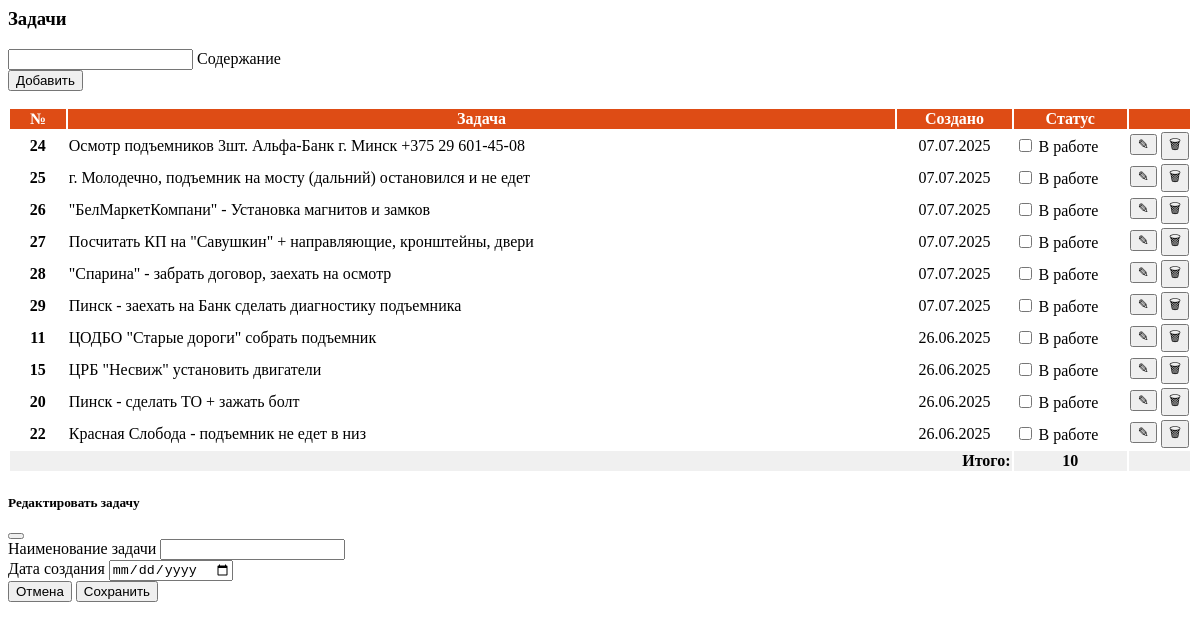
The page /problems/ on the database as committed earlier.
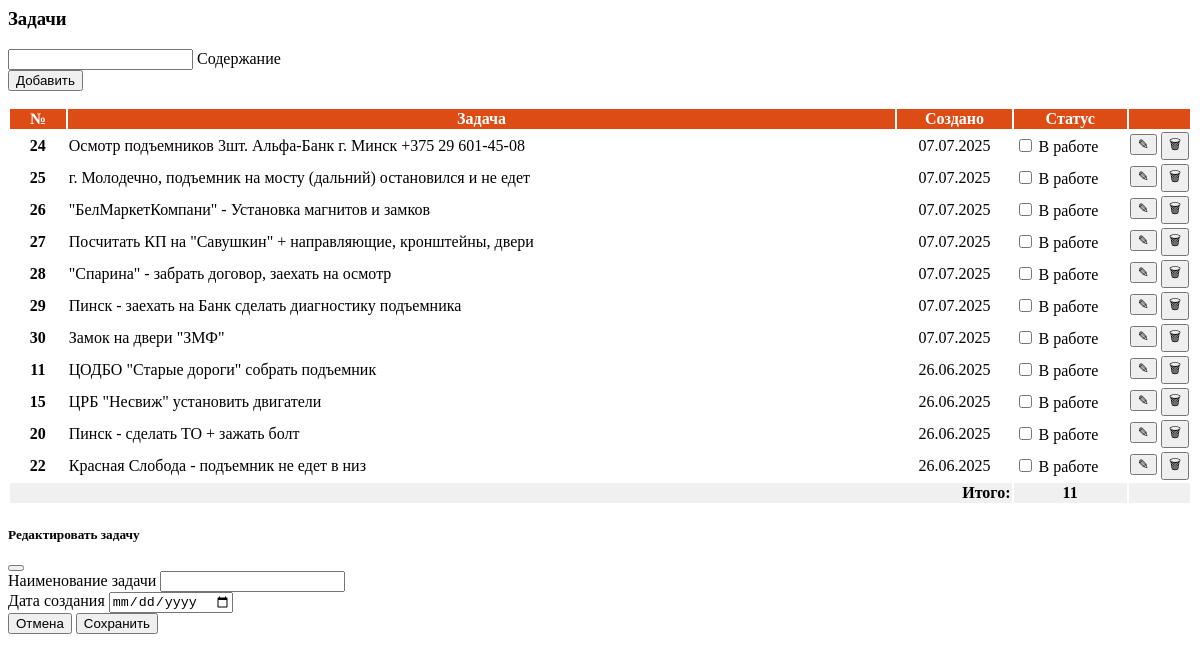
The same page on the database as committed later.
### LIFTEH/models.py (models this page shows, shortened)
class Problem(models.Model):
    name = models.CharField(max_length=255, verbose_name="Наименование задачи")
    created_date = models.DateField(auto_now_add=True, verbose_name="Дата создания")
    is_completed = models.BooleanField(default=False, verbose_name="Выполнено")
    class Meta:
        verbose_name = "Задача"
        verbose_name_plural = "Задачи"

### LIFTEH/views.py (the view)
# urls.py: path('problems/', views.problems_view, name='problems'),
def problems_view(request):
    problems = Problem.objects.all().order_by('-created_date')
    today = timezone.now().date()
    return render(request, 'problems.html', {
        'problems': problems,
        'today': today
    })

### LIFTEH/templates/problems.html (shortened to what the changed rows need)
{% load static %}
{% block content %}
<div class="card mb-4">
        <div class="card-body" style="padding: 0px !important; min-height: 50px;">
            <div class="card-body" style="padding: 0px !important; min-height: 50px;">
                <table class="table-hover" style="width: 100%;">
                    <thead class="table-light">
                        <tr style="background-color: #de4c15; color: white;">
                            <th style="width: 5%; text-align: center;">№</th>
                            <th style="width: 75%; text-align: center;">Задача</th>
                            <th class="delete" style="width: 10%; text-align: center;">Создано</th>
                            <th style="width: 10%; text-align: center;">Статус</th>
                            <th style="width: 10%;"></th>
                        </tr>
                    </thead>
                    <tbody>
                        {% for problem in problems %}
                        <tr>
                            <td style="text-align: center;"><strong>{{ problem.id }}</strong></td>
                            <td>{{ problem.name }}</td>
                            <td class="delete" style="text-align: center;">{{ problem.created_date|date:"d.m.Y" }}</td>
                            <td>
                                <div class="form-check form-switch d-flex justify-content-center">
                                    <input class="form-check-input align-self-center" type="checkbox"
                                           id="status{{ problem.id }}"
                                           onchange="updateProblemStatus({{ problem.id }}, this.checked)">
                                    <label class="form-check-label ms-2" style="text-wrap: nowrap" for="status{{ problem.id }}">
                                        {% if problem.is_completed %}Выполнено{% else %}В работе{% endif %}
                                    </label>
                                </div>
                            </td>
                            <td class="text-center" style="width: 10%; text-wrap: nowrap;">
                                <button class="btn btn-sm btn-secondary edit-btn"
                                        data-id="{{ problem.id }}"
                                        data-name="{{ problem.name }}"
                                        data-date="{{ problem.created_date|date:'Y-m-d' }}">
                                    &#9998;
                                </button>
                                <button class="btn btn-sm btn-danger delete-btn"
                                        data-id="{{ problem.id }}">
                                    &#128465;
                                </button>
                            </td>
                        </tr>
                        {% empty %}
                        <tr>
                            <td colspan="4" class="text-center">Нет задач</td>
                        </tr>
                        {% endfor %}
                    </tbody>
                    <tr style="background-color: #f0f0f0; font-weight: bold;">
                        <td colspan="3" style="text-align: right;">Итого:</td>
                        <td style="text-align: center;">
                            {{ problems|length }}
                        </td>
                        <td class="delete" ></td>
                    </tr>
                </table>
            </div>
    </div>
</div>
{% endblock %}

Rows that differ between the two databases and show on the page:
added Problem: id "30", name "Замок на двери \"ЗМФ\"", created_date "07.07.2025", shows "В работе"
Other text that changed with them:
{{ problems|length }}: "10" → "11"
